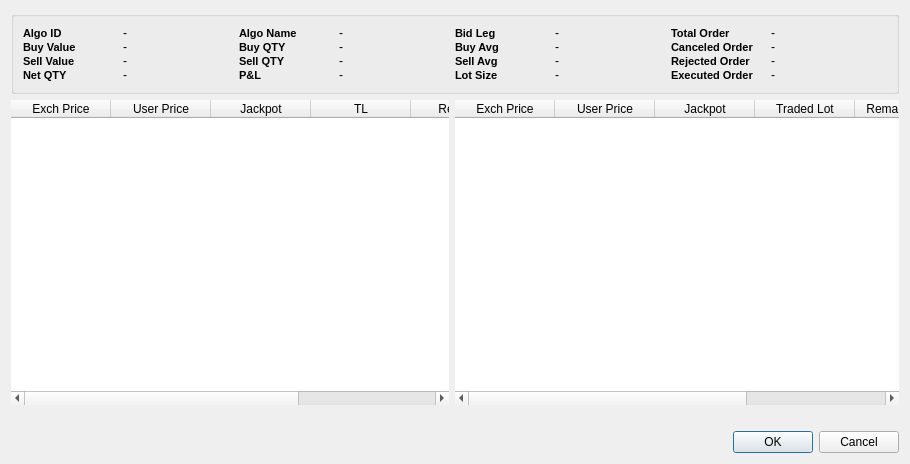
<?xml version="1.0" encoding="UTF-8"?>
<ui version="4.0">
 <class>OrderDetail_Popup</class>
 <widget class="QDialog" name="OrderDetail_Popup">
  <property name="windowModality">
   <enum>Qt::NonModal</enum>
  </property>
  <property name="geometry">
   <rect>
    <x>0</x>
    <y>0</y>
    <width>910</width>
    <height>464</height>
   </rect>
  </property>
  <property name="windowTitle">
   <string>Algo Position</string>
  </property>
  <property name="styleSheet">
   <string notr="true"/>
  </property>
  <layout class="QGridLayout" name="gridLayout">
   <item row="6" column="0">
    <spacer name="horizontalSpacer">
     <property name="orientation">
      <enum>Qt::Horizontal</enum>
     </property>
     <property name="sizeHint" stdset="0">
      <size>
       <width>40</width>
       <height>20</height>
      </size>
     </property>
    </spacer>
   </item>
   <item row="6" column="2">
    <widget class="QDialogButtonBox" name="buttonBox">
     <property name="orientation">
      <enum>Qt::Horizontal</enum>
     </property>
     <property name="standardButtons">
      <set>QDialogButtonBox::Cancel|QDialogButtonBox::Ok</set>
     </property>
    </widget>
   </item>
   <item row="4" column="0">
    <widget class="QTableWidget" name="tableWidget_Buy">
     <property name="minimumSize">
      <size>
       <width>0</width>
       <height>0</height>
      </size>
     </property>
     <property name="styleSheet">
      <string notr="true"/>
     </property>
     <property name="frameShape">
      <enum>QFrame::NoFrame</enum>
     </property>
     <property name="lineWidth">
      <number>1</number>
     </property>
     <property name="iconSize">
      <size>
       <width>10</width>
       <height>10</height>
      </size>
     </property>
     <attribute name="horizontalHeaderStretchLastSection">
      <bool>false</bool>
     </attribute>
     <attribute name="verticalHeaderVisible">
      <bool>false</bool>
     </attribute>
     <attribute name="verticalHeaderMinimumSectionSize">
      <number>20</number>
     </attribute>
     <attribute name="verticalHeaderDefaultSectionSize">
      <number>30</number>
     </attribute>
     <attribute name="verticalHeaderStretchLastSection">
      <bool>false</bool>
     </attribute>
     <column>
      <property name="text">
       <string>Exch Price</string>
      </property>
     </column>
     <column>
      <property name="text">
       <string>User Price</string>
      </property>
     </column>
     <column>
      <property name="text">
       <string>Jackpot</string>
      </property>
     </column>
     <column>
      <property name="text">
       <string>TL</string>
      </property>
     </column>
     <column>
      <property name="text">
       <string>Rem Lot</string>
      </property>
     </column>
     <column>
      <property name="text">
       <string>Time</string>
      </property>
     </column>
    </widget>
   </item>
   <item row="5" column="0" colspan="3">
    <spacer name="horizontalSpacer_2">
     <property name="orientation">
      <enum>Qt::Horizontal</enum>
     </property>
     <property name="sizeHint" stdset="0">
      <size>
       <width>40</width>
       <height>20</height>
      </size>
     </property>
    </spacer>
   </item>
   <item row="4" column="1" colspan="2">
    <widget class="QTableWidget" name="tableWidget_Sell">
     <property name="styleSheet">
      <string notr="true"/>
     </property>
     <property name="frameShape">
      <enum>QFrame::NoFrame</enum>
     </property>
     <attribute name="verticalHeaderVisible">
      <bool>false</bool>
     </attribute>
     <attribute name="verticalHeaderStretchLastSection">
      <bool>false</bool>
     </attribute>
     <column>
      <property name="text">
       <string>Exch Price</string>
      </property>
     </column>
     <column>
      <property name="text">
       <string>User Price</string>
      </property>
     </column>
     <column>
      <property name="text">
       <string>Jackpot</string>
      </property>
     </column>
     <column>
      <property name="text">
       <string>Traded Lot</string>
      </property>
     </column>
     <column>
      <property name="text">
       <string>Remaining Lot</string>
      </property>
     </column>
     <column>
      <property name="text">
       <string>Traded Time</string>
      </property>
     </column>
    </widget>
   </item>
   <item row="0" column="0" colspan="3">
    <widget class="QGroupBox" name="groupBox_2">
     <property name="sizePolicy">
      <sizepolicy hsizetype="Preferred" vsizetype="Preferred">
       <horstretch>0</horstretch>
       <verstretch>0</verstretch>
      </sizepolicy>
     </property>
     <property name="minimumSize">
      <size>
       <width>0</width>
       <height>0</height>
      </size>
     </property>
     <property name="layoutDirection">
      <enum>Qt::LeftToRight</enum>
     </property>
     <property name="autoFillBackground">
      <bool>false</bool>
     </property>
     <property name="styleSheet">
      <string notr="true"/>
     </property>
     <layout class="QGridLayout" name="gridLayout_4" columnstretch="0,0,0,0,0,0,0,0">
      <property name="spacing">
       <number>0</number>
      </property>
      <item row="2" column="0">
       <widget class="QLabel" name="label_5">
        <property name="sizePolicy">
         <sizepolicy hsizetype="Preferred" vsizetype="Preferred">
          <horstretch>0</horstretch>
          <verstretch>0</verstretch>
         </sizepolicy>
        </property>
        <property name="maximumSize">
         <size>
          <width>100</width>
          <height>16777215</height>
         </size>
        </property>
        <property name="font">
         <font>
          <pointsize>8</pointsize>
          <bold>true</bold>
         </font>
        </property>
        <property name="frameShape">
         <enum>QFrame::NoFrame</enum>
        </property>
        <property name="midLineWidth">
         <number>1</number>
        </property>
        <property name="text">
         <string>Sell Value</string>
        </property>
        <property name="alignment">
         <set>Qt::AlignLeading|Qt::AlignLeft|Qt::AlignVCenter</set>
        </property>
        <property name="wordWrap">
         <bool>false</bool>
        </property>
       </widget>
      </item>
      <item row="1" column="1">
       <widget class="QLabel" name="buy_value">
        <property name="minimumSize">
         <size>
          <width>0</width>
          <height>0</height>
         </size>
        </property>
        <property name="maximumSize">
         <size>
          <width>16777215</width>
          <height>16777215</height>
         </size>
        </property>
        <property name="frameShape">
         <enum>QFrame::NoFrame</enum>
        </property>
        <property name="text">
         <string>-</string>
        </property>
        <property name="alignment">
         <set>Qt::AlignLeading|Qt::AlignLeft|Qt::AlignVCenter</set>
        </property>
       </widget>
      </item>
      <item row="3" column="5">
       <widget class="QLabel" name="lo_size">
        <property name="minimumSize">
         <size>
          <width>1</width>
          <height>1</height>
         </size>
        </property>
        <property name="maximumSize">
         <size>
          <width>16777215</width>
          <height>16777215</height>
         </size>
        </property>
        <property name="frameShape">
         <enum>QFrame::NoFrame</enum>
        </property>
        <property name="text">
         <string>-</string>
        </property>
        <property name="alignment">
         <set>Qt::AlignLeading|Qt::AlignLeft|Qt::AlignVCenter</set>
        </property>
       </widget>
      </item>
      <item row="2" column="5">
       <widget class="QLabel" name="sell_avg">
        <property name="minimumSize">
         <size>
          <width>1</width>
          <height>1</height>
         </size>
        </property>
        <property name="maximumSize">
         <size>
          <width>16777215</width>
          <height>16777215</height>
         </size>
        </property>
        <property name="frameShape">
         <enum>QFrame::NoFrame</enum>
        </property>
        <property name="text">
         <string>-</string>
        </property>
        <property name="alignment">
         <set>Qt::AlignLeading|Qt::AlignLeft|Qt::AlignVCenter</set>
        </property>
       </widget>
      </item>
      <item row="3" column="1">
       <widget class="QLabel" name="net_qty">
        <property name="minimumSize">
         <size>
          <width>0</width>
          <height>0</height>
         </size>
        </property>
        <property name="maximumSize">
         <size>
          <width>16777215</width>
          <height>16777215</height>
         </size>
        </property>
        <property name="frameShape">
         <enum>QFrame::NoFrame</enum>
        </property>
        <property name="text">
         <string>-</string>
        </property>
        <property name="alignment">
         <set>Qt::AlignLeading|Qt::AlignLeft|Qt::AlignVCenter</set>
        </property>
       </widget>
      </item>
      <item row="1" column="3">
       <widget class="QLabel" name="buy_qty">
        <property name="minimumSize">
         <size>
          <width>1</width>
          <height>1</height>
         </size>
        </property>
        <property name="maximumSize">
         <size>
          <width>16777215</width>
          <height>16777215</height>
         </size>
        </property>
        <property name="frameShape">
         <enum>QFrame::NoFrame</enum>
        </property>
        <property name="text">
         <string>-</string>
        </property>
        <property name="alignment">
         <set>Qt::AlignLeading|Qt::AlignLeft|Qt::AlignVCenter</set>
        </property>
       </widget>
      </item>
      <item row="0" column="4">
       <widget class="QLabel" name="label_11">
        <property name="minimumSize">
         <size>
          <width>1</width>
          <height>1</height>
         </size>
        </property>
        <property name="maximumSize">
         <size>
          <width>100</width>
          <height>100</height>
         </size>
        </property>
        <property name="font">
         <font>
          <pointsize>8</pointsize>
          <bold>true</bold>
         </font>
        </property>
        <property name="frameShape">
         <enum>QFrame::NoFrame</enum>
        </property>
        <property name="text">
         <string>Bid Leg</string>
        </property>
        <property name="alignment">
         <set>Qt::AlignLeading|Qt::AlignLeft|Qt::AlignVCenter</set>
        </property>
       </widget>
      </item>
      <item row="2" column="3">
       <widget class="QLabel" name="sell_qty">
        <property name="minimumSize">
         <size>
          <width>1</width>
          <height>1</height>
         </size>
        </property>
        <property name="maximumSize">
         <size>
          <width>16777215</width>
          <height>16777215</height>
         </size>
        </property>
        <property name="frameShape">
         <enum>QFrame::NoFrame</enum>
        </property>
        <property name="text">
         <string>-</string>
        </property>
        <property name="alignment">
         <set>Qt::AlignLeading|Qt::AlignLeft|Qt::AlignVCenter</set>
        </property>
       </widget>
      </item>
      <item row="0" column="7">
       <widget class="QLabel" name="total_order">
        <property name="minimumSize">
         <size>
          <width>1</width>
          <height>1</height>
         </size>
        </property>
        <property name="maximumSize">
         <size>
          <width>16777215</width>
          <height>16777215</height>
         </size>
        </property>
        <property name="frameShape">
         <enum>QFrame::NoFrame</enum>
        </property>
        <property name="text">
         <string>-</string>
        </property>
        <property name="alignment">
         <set>Qt::AlignLeading|Qt::AlignLeft|Qt::AlignVCenter</set>
        </property>
       </widget>
      </item>
      <item row="2" column="6">
       <widget class="QLabel" name="label_18">
        <property name="minimumSize">
         <size>
          <width>1</width>
          <height>1</height>
         </size>
        </property>
        <property name="maximumSize">
         <size>
          <width>100</width>
          <height>100</height>
         </size>
        </property>
        <property name="font">
         <font>
          <pointsize>8</pointsize>
          <bold>true</bold>
         </font>
        </property>
        <property name="frameShape">
         <enum>QFrame::NoFrame</enum>
        </property>
        <property name="text">
         <string>Rejected Order</string>
        </property>
        <property name="alignment">
         <set>Qt::AlignLeading|Qt::AlignLeft|Qt::AlignVCenter</set>
        </property>
       </widget>
      </item>
      <item row="1" column="7">
       <widget class="QLabel" name="cancel_order">
        <property name="minimumSize">
         <size>
          <width>1</width>
          <height>1</height>
         </size>
        </property>
        <property name="maximumSize">
         <size>
          <width>16777215</width>
          <height>16777215</height>
         </size>
        </property>
        <property name="frameShape">
         <enum>QFrame::NoFrame</enum>
        </property>
        <property name="text">
         <string>-</string>
        </property>
        <property name="alignment">
         <set>Qt::AlignLeading|Qt::AlignLeft|Qt::AlignVCenter</set>
        </property>
       </widget>
      </item>
      <item row="1" column="2">
       <widget class="QLabel" name="label_7">
        <property name="maximumSize">
         <size>
          <width>100</width>
          <height>16777215</height>
         </size>
        </property>
        <property name="font">
         <font>
          <pointsize>8</pointsize>
          <bold>true</bold>
         </font>
        </property>
        <property name="frameShape">
         <enum>QFrame::NoFrame</enum>
        </property>
        <property name="text">
         <string>Buy QTY</string>
        </property>
        <property name="alignment">
         <set>Qt::AlignLeading|Qt::AlignLeft|Qt::AlignVCenter</set>
        </property>
       </widget>
      </item>
      <item row="3" column="6">
       <widget class="QLabel" name="label_17">
        <property name="maximumSize">
         <size>
          <width>100</width>
          <height>16777215</height>
         </size>
        </property>
        <property name="font">
         <font>
          <pointsize>8</pointsize>
          <bold>true</bold>
         </font>
        </property>
        <property name="text">
         <string>Executed Order</string>
        </property>
       </widget>
      </item>
      <item row="0" column="6">
       <widget class="QLabel" name="label_15">
        <property name="minimumSize">
         <size>
          <width>1</width>
          <height>1</height>
         </size>
        </property>
        <property name="maximumSize">
         <size>
          <width>100</width>
          <height>100</height>
         </size>
        </property>
        <property name="font">
         <font>
          <pointsize>8</pointsize>
          <bold>true</bold>
         </font>
        </property>
        <property name="frameShape">
         <enum>QFrame::NoFrame</enum>
        </property>
        <property name="text">
         <string>Total Order</string>
        </property>
        <property name="alignment">
         <set>Qt::AlignLeading|Qt::AlignLeft|Qt::AlignVCenter</set>
        </property>
       </widget>
      </item>
      <item row="0" column="1">
       <widget class="QLabel" name="algo_id">
        <property name="minimumSize">
         <size>
          <width>0</width>
          <height>0</height>
         </size>
        </property>
        <property name="maximumSize">
         <size>
          <width>16777215</width>
          <height>16777215</height>
         </size>
        </property>
        <property name="frameShape">
         <enum>QFrame::NoFrame</enum>
        </property>
        <property name="text">
         <string>-</string>
        </property>
        <property name="alignment">
         <set>Qt::AlignLeading|Qt::AlignLeft|Qt::AlignVCenter</set>
        </property>
       </widget>
      </item>
      <item row="0" column="5">
       <widget class="QLabel" name="bid_leg">
        <property name="minimumSize">
         <size>
          <width>1</width>
          <height>1</height>
         </size>
        </property>
        <property name="maximumSize">
         <size>
          <width>16777215</width>
          <height>16777215</height>
         </size>
        </property>
        <property name="frameShape">
         <enum>QFrame::NoFrame</enum>
        </property>
        <property name="text">
         <string>-</string>
        </property>
        <property name="alignment">
         <set>Qt::AlignLeading|Qt::AlignLeft|Qt::AlignVCenter</set>
        </property>
       </widget>
      </item>
      <item row="2" column="7">
       <widget class="QLabel" name="rejected_order">
        <property name="minimumSize">
         <size>
          <width>1</width>
          <height>1</height>
         </size>
        </property>
        <property name="maximumSize">
         <size>
          <width>16777215</width>
          <height>16777215</height>
         </size>
        </property>
        <property name="frameShape">
         <enum>QFrame::NoFrame</enum>
        </property>
        <property name="text">
         <string>-</string>
        </property>
        <property name="alignment">
         <set>Qt::AlignLeading|Qt::AlignLeft|Qt::AlignVCenter</set>
        </property>
       </widget>
      </item>
      <item row="1" column="4">
       <widget class="QLabel" name="label_12">
        <property name="minimumSize">
         <size>
          <width>1</width>
          <height>1</height>
         </size>
        </property>
        <property name="maximumSize">
         <size>
          <width>100</width>
          <height>100</height>
         </size>
        </property>
        <property name="font">
         <font>
          <pointsize>8</pointsize>
          <bold>true</bold>
         </font>
        </property>
        <property name="frameShape">
         <enum>QFrame::NoFrame</enum>
        </property>
        <property name="text">
         <string>Buy Avg</string>
        </property>
        <property name="alignment">
         <set>Qt::AlignLeading|Qt::AlignLeft|Qt::AlignVCenter</set>
        </property>
       </widget>
      </item>
      <item row="2" column="2">
       <widget class="QLabel" name="label_8">
        <property name="maximumSize">
         <size>
          <width>100</width>
          <height>16777215</height>
         </size>
        </property>
        <property name="font">
         <font>
          <pointsize>8</pointsize>
          <bold>true</bold>
         </font>
        </property>
        <property name="frameShape">
         <enum>QFrame::NoFrame</enum>
        </property>
        <property name="text">
         <string>Sell QTY</string>
        </property>
        <property name="alignment">
         <set>Qt::AlignLeading|Qt::AlignLeft|Qt::AlignVCenter</set>
        </property>
       </widget>
      </item>
      <item row="3" column="4">
       <widget class="QLabel" name="label_14">
        <property name="minimumSize">
         <size>
          <width>1</width>
          <height>1</height>
         </size>
        </property>
        <property name="maximumSize">
         <size>
          <width>100</width>
          <height>100</height>
         </size>
        </property>
        <property name="font">
         <font>
          <pointsize>8</pointsize>
          <bold>true</bold>
         </font>
        </property>
        <property name="frameShape">
         <enum>QFrame::NoFrame</enum>
        </property>
        <property name="text">
         <string>Lot Size</string>
        </property>
        <property name="alignment">
         <set>Qt::AlignLeading|Qt::AlignLeft|Qt::AlignVCenter</set>
        </property>
       </widget>
      </item>
      <item row="1" column="6">
       <widget class="QLabel" name="label_16">
        <property name="minimumSize">
         <size>
          <width>1</width>
          <height>1</height>
         </size>
        </property>
        <property name="maximumSize">
         <size>
          <width>100</width>
          <height>100</height>
         </size>
        </property>
        <property name="font">
         <font>
          <pointsize>8</pointsize>
          <bold>true</bold>
         </font>
        </property>
        <property name="frameShape">
         <enum>QFrame::NoFrame</enum>
        </property>
        <property name="text">
         <string>Canceled Order</string>
        </property>
        <property name="alignment">
         <set>Qt::AlignLeading|Qt::AlignLeft|Qt::AlignVCenter</set>
        </property>
       </widget>
      </item>
      <item row="3" column="7">
       <widget class="QLabel" name="executed_order">
        <property name="minimumSize">
         <size>
          <width>1</width>
          <height>1</height>
         </size>
        </property>
        <property name="maximumSize">
         <size>
          <width>16777215</width>
          <height>16777215</height>
         </size>
        </property>
        <property name="frameShape">
         <enum>QFrame::NoFrame</enum>
        </property>
        <property name="text">
         <string>-</string>
        </property>
        <property name="alignment">
         <set>Qt::AlignLeading|Qt::AlignLeft|Qt::AlignVCenter</set>
        </property>
       </widget>
      </item>
      <item row="3" column="2">
       <widget class="QLabel" name="label_10">
        <property name="maximumSize">
         <size>
          <width>100</width>
          <height>16777215</height>
         </size>
        </property>
        <property name="font">
         <font>
          <pointsize>8</pointsize>
          <bold>true</bold>
         </font>
        </property>
        <property name="frameShape">
         <enum>QFrame::NoFrame</enum>
        </property>
        <property name="text">
         <string>P&amp;L</string>
        </property>
        <property name="alignment">
         <set>Qt::AlignLeading|Qt::AlignLeft|Qt::AlignVCenter</set>
        </property>
       </widget>
      </item>
      <item row="3" column="0">
       <widget class="QLabel" name="label_6">
        <property name="sizePolicy">
         <sizepolicy hsizetype="Preferred" vsizetype="Preferred">
          <horstretch>0</horstretch>
          <verstretch>0</verstretch>
         </sizepolicy>
        </property>
        <property name="maximumSize">
         <size>
          <width>100</width>
          <height>16777215</height>
         </size>
        </property>
        <property name="font">
         <font>
          <pointsize>8</pointsize>
          <bold>true</bold>
         </font>
        </property>
        <property name="frameShape">
         <enum>QFrame::NoFrame</enum>
        </property>
        <property name="midLineWidth">
         <number>1</number>
        </property>
        <property name="text">
         <string>Net QTY</string>
        </property>
        <property name="alignment">
         <set>Qt::AlignLeading|Qt::AlignLeft|Qt::AlignVCenter</set>
        </property>
        <property name="wordWrap">
         <bool>false</bool>
        </property>
       </widget>
      </item>
      <item row="0" column="3">
       <widget class="QLabel" name="algo_name">
        <property name="minimumSize">
         <size>
          <width>1</width>
          <height>1</height>
         </size>
        </property>
        <property name="maximumSize">
         <size>
          <width>16777215</width>
          <height>16777215</height>
         </size>
        </property>
        <property name="frameShape">
         <enum>QFrame::NoFrame</enum>
        </property>
        <property name="text">
         <string>-</string>
        </property>
        <property name="alignment">
         <set>Qt::AlignLeading|Qt::AlignLeft|Qt::AlignVCenter</set>
        </property>
       </widget>
      </item>
      <item row="3" column="3">
       <widget class="QLabel" name="p_l">
        <property name="minimumSize">
         <size>
          <width>1</width>
          <height>1</height>
         </size>
        </property>
        <property name="maximumSize">
         <size>
          <width>16777215</width>
          <height>16777215</height>
         </size>
        </property>
        <property name="frameShape">
         <enum>QFrame::NoFrame</enum>
        </property>
        <property name="text">
         <string>-</string>
        </property>
        <property name="alignment">
         <set>Qt::AlignLeading|Qt::AlignLeft|Qt::AlignVCenter</set>
        </property>
       </widget>
      </item>
      <item row="2" column="1">
       <widget class="QLabel" name="sell_value">
        <property name="minimumSize">
         <size>
          <width>0</width>
          <height>0</height>
         </size>
        </property>
        <property name="maximumSize">
         <size>
          <width>16777215</width>
          <height>16777215</height>
         </size>
        </property>
        <property name="frameShape">
         <enum>QFrame::NoFrame</enum>
        </property>
        <property name="text">
         <string>-</string>
        </property>
        <property name="alignment">
         <set>Qt::AlignLeading|Qt::AlignLeft|Qt::AlignVCenter</set>
        </property>
       </widget>
      </item>
      <item row="0" column="0">
       <widget class="QLabel" name="label">
        <property name="sizePolicy">
         <sizepolicy hsizetype="Preferred" vsizetype="Preferred">
          <horstretch>0</horstretch>
          <verstretch>0</verstretch>
         </sizepolicy>
        </property>
        <property name="minimumSize">
         <size>
          <width>1</width>
          <height>1</height>
         </size>
        </property>
        <property name="maximumSize">
         <size>
          <width>100</width>
          <height>100</height>
         </size>
        </property>
        <property name="font">
         <font>
          <pointsize>8</pointsize>
          <bold>true</bold>
         </font>
        </property>
        <property name="frameShape">
         <enum>QFrame::NoFrame</enum>
        </property>
        <property name="midLineWidth">
         <number>1</number>
        </property>
        <property name="text">
         <string>Algo ID       </string>
        </property>
        <property name="alignment">
         <set>Qt::AlignLeading|Qt::AlignLeft|Qt::AlignVCenter</set>
        </property>
        <property name="wordWrap">
         <bool>false</bool>
        </property>
       </widget>
      </item>
      <item row="2" column="4">
       <widget class="QLabel" name="label_13">
        <property name="minimumSize">
         <size>
          <width>1</width>
          <height>1</height>
         </size>
        </property>
        <property name="maximumSize">
         <size>
          <width>100</width>
          <height>100</height>
         </size>
        </property>
        <property name="font">
         <font>
          <pointsize>8</pointsize>
          <bold>true</bold>
         </font>
        </property>
        <property name="frameShape">
         <enum>QFrame::NoFrame</enum>
        </property>
        <property name="text">
         <string>Sell Avg</string>
        </property>
        <property name="alignment">
         <set>Qt::AlignLeading|Qt::AlignLeft|Qt::AlignVCenter</set>
        </property>
       </widget>
      </item>
      <item row="1" column="5">
       <widget class="QLabel" name="buy_avg">
        <property name="minimumSize">
         <size>
          <width>1</width>
          <height>1</height>
         </size>
        </property>
        <property name="maximumSize">
         <size>
          <width>16777215</width>
          <height>16777215</height>
         </size>
        </property>
        <property name="frameShape">
         <enum>QFrame::NoFrame</enum>
        </property>
        <property name="text">
         <string>-</string>
        </property>
        <property name="alignment">
         <set>Qt::AlignLeading|Qt::AlignLeft|Qt::AlignVCenter</set>
        </property>
       </widget>
      </item>
      <item row="0" column="2">
       <widget class="QLabel" name="label_9">
        <property name="minimumSize">
         <size>
          <width>1</width>
          <height>1</height>
         </size>
        </property>
        <property name="maximumSize">
         <size>
          <width>100</width>
          <height>100</height>
         </size>
        </property>
        <property name="font">
         <font>
          <pointsize>8</pointsize>
          <bold>true</bold>
         </font>
        </property>
        <property name="frameShape">
         <enum>QFrame::NoFrame</enum>
        </property>
        <property name="text">
         <string>Algo Name</string>
        </property>
        <property name="alignment">
         <set>Qt::AlignLeading|Qt::AlignLeft|Qt::AlignVCenter</set>
        </property>
       </widget>
      </item>
      <item row="1" column="0">
       <widget class="QLabel" name="label_4">
        <property name="sizePolicy">
         <sizepolicy hsizetype="Preferred" vsizetype="Preferred">
          <horstretch>0</horstretch>
          <verstretch>0</verstretch>
         </sizepolicy>
        </property>
        <property name="maximumSize">
         <size>
          <width>100</width>
          <height>16777215</height>
         </size>
        </property>
        <property name="font">
         <font>
          <pointsize>8</pointsize>
          <bold>true</bold>
         </font>
        </property>
        <property name="frameShape">
         <enum>QFrame::NoFrame</enum>
        </property>
        <property name="midLineWidth">
         <number>1</number>
        </property>
        <property name="text">
         <string>Buy Value      </string>
        </property>
        <property name="alignment">
         <set>Qt::AlignLeading|Qt::AlignLeft|Qt::AlignVCenter</set>
        </property>
        <property name="wordWrap">
         <bool>false</bool>
        </property>
       </widget>
      </item>
     </layout>
    </widget>
   </item>
  </layout>
 </widget>
 <resources/>
 <connections>
  <connection>
   <sender>buttonBox</sender>
   <signal>accepted()</signal>
   <receiver>OrderDetail_Popup</receiver>
   <slot>accept()</slot>
   <hints>
    <hint type="sourcelabel">
     <x>248</x>
     <y>254</y>
    </hint>
    <hint type="destinationlabel">
     <x>157</x>
     <y>274</y>
    </hint>
   </hints>
  </connection>
  <connection>
   <sender>buttonBox</sender>
   <signal>rejected()</signal>
   <receiver>OrderDetail_Popup</receiver>
   <slot>reject()</slot>
   <hints>
    <hint type="sourcelabel">
     <x>316</x>
     <y>260</y>
    </hint>
    <hint type="destinationlabel">
     <x>286</x>
     <y>274</y>
    </hint>
   </hints>
  </connection>
 </connections>
</ui>
